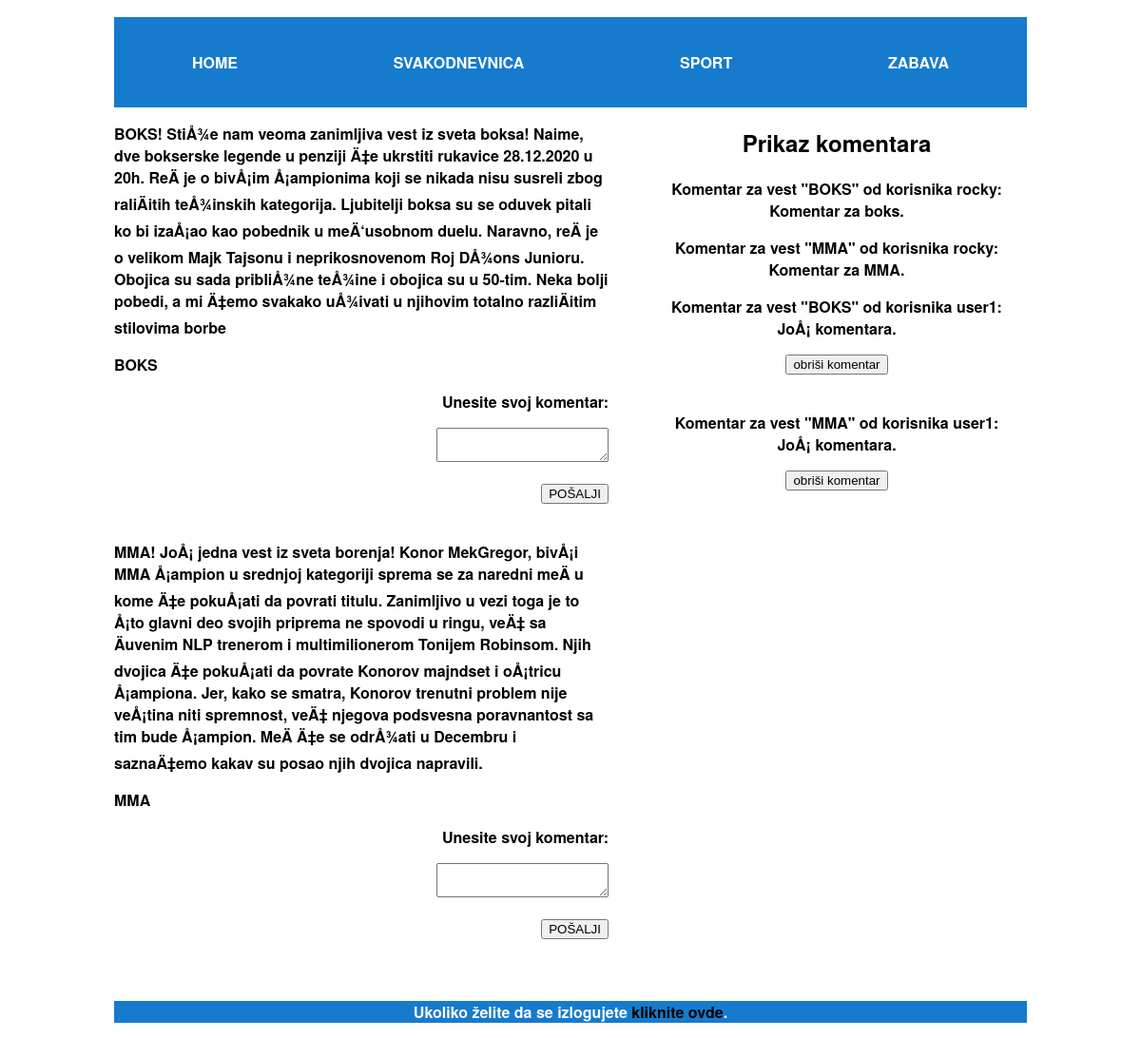
The app's page /vesti_pages/sport.php (signed in) with its own data.
### tables this page shows
CREATE TABLE IF NOT EXISTS `sport` (
  `vesti_naslov` varchar(100) NOT NULL,
  `vesti` varchar(1000) NOT NULL,
  PRIMARY KEY (`vesti_naslov`)
);

CREATE TABLE IF NOT EXISTS `sport_comments` (
  `comment_id` int(100) NOT NULL AUTO_INCREMENT,
  `comment` varchar(1000) NOT NULL,
  `news_id` varchar(100) NOT NULL,
  `username_commented` varchar(555) NOT NULL,
  PRIMARY KEY (`comment_id`)
);

### config.php (called while the page is built, shortened)
<?php
function autoload($file) {
	require "../class/".$file.".class.php";
}
?>

### vesti_pages/sport.php (called while the page is built)
<?php
require "../config.php";
$PagesView = new PagesView();
$PagesView->pageView("sport");
?>

### class/ShowComments.class.php (the view, shortened to what this page needs)
<?php
class ShowComments {
	public function show($table_name, $page_path) {
		require "../inc/connection.php";
		$sql = "select * from $table_name";
		$result = mysqli_query($conn, $sql);
		if(mysqli_num_rows($result) > 0) {
			while($row = mysqli_fetch_assoc($result)) {
				echo "<p>Komentar za vest  \"".$row['news_id']."\" od korisnika ".$row['username_commented'].":<br>".$row['comment']."</p>";
				if($_SESSION['username'] == "rocky" || $_SESSION['username'] == $row['username_commented']) {
					include_once "Form.class.php";
					echo "<br><br>";
				}
			}
		}
	}
}
?>

### class/PagesView.class.php (shortened to what this page needs)
<?php
class PagesView {
	public function pageView($table_name) {
		$username_session = $_SESSION['username'];
?>
<!DOCTYPE html>
<html>
<head>
	<link href="../css/style.css" type="text/css" rel="stylesheet">
</head>
<body>
	<div class="wrapper">
		<?php
			include_once "../inc/header.php";
		?>
		<div class="news_wrapper">
		<main class="main_news">
		<?php
			require_once "../inc/connection.php";
			$sql = "select * from $table_name";
			$result = mysqli_query($conn, $sql);
			if(mysqli_num_rows($result) > 0) {
				while($row = mysqli_fetch_assoc($result)) {
					echo "<p>".$row['vesti']."</p>";
					$vesti_naslov = $row['vesti_naslov'];
					echo "<p>".$vesti_naslov."</p>";
					require_once "../class/Form.class.php";
					$Form2 = new Form();
					$Form2->openForm("comments", "../class/CommentsInsert.class.php", "post");
					$Form2->controlInput("hidden", "vesti_naslov", $vesti_naslov);
					$Form2->controlInput("hidden", "user_commented", $username_session);
					$Form2->controlInput("hidden", "table_name", $table_name);
					echo "<p>Unesite svoj komentar:</p>";
					$Form2->controlArea("nesto_tamo", "");
					echo "<br><br>";
					$Form2->controlInput("submit", "btn_posalji", "POŠALJI");
					echo "<br><br>";
					$Form2->closeForm();
				}
			} else {
				echo "<p>Trenutno nema vesti.</p>";
			}
			?>
		</main>
		<aside class="aside_news">
			<h2>Prikaz komentara</h2>
			<?php
				include "../class/ShowComments.class.php";
				$ShowComments = new ShowComments();
				$ShowComments->show($table_name."_comments", $table_name);
			?>
		</aside>
		</div>
			</div>
		<?php
			require_once "../inc/footer.php";
			}
}
		?>
</body>
</html>

### class/Form.class.php (shortened to what this page needs)
<?php
class Form {
	public function openForm($class, $file, $method) {
		echo "<form class='$class' action='$file' method='$method'>";
	}
	public function controlInput($type, $name, $value) {
		echo "<input type='$type' name='$name' value='$value'>";
	}
	public function controlArea($name, $text) {
		echo "<textarea name='$name'>$text</textarea>";
	}
	public function closeForm() {
		echo "</form>";
	}
}
?>

### css/style.css (style rules this page uses)
body { font-family: Gotham, Helvetica Neue, Helvetica, Arial," sans-serif"; font-weight: bold; }
div.wrapper { width: 960px; margin: 0 auto; padding: 10px; }
div.news_wrapper { display: flex; justify-content: space-between; }
main.main_news { flex-basis: 520px; }
form.comments { text-align: right; }
aside.aside_news { flex-basis: 400px; text-align: center; }

### records on screen
sport: vesti "BOKS! StiÅ¾e nam veoma zanimljiva vest iz sveta boksa! Naime, dve bokserske legende u penziji Ä‡e ukrstiti rukavice 28.12.2020 u 20h. ReÄ je o bivÅ¡im Å¡ampionima koji se nikada nisu susreli zbog raliÄitih teÅ¾inskih kategorija. Ljubitelji boksa su se oduvek pitali ko bi izaÅ¡ao kao pobednik u meÄ‘usobnom duelu. Naravno, reÄ je o velikom Majk Tajsonu i neprikosnovenom Roj DÅ¾ons Junioru. Obojica su sada pribliÅ¾ne teÅ¾ine i obojica su u 50-tim. Neka bolji pobedi, a mi Ä‡emo svakako uÅ¾ivati u njihovim totalno razliÄitim stilovima borbe", vesti_naslov "BOKS"
sport: vesti "MMA! JoÅ¡ jedna vest iz sveta borenja! Konor MekGregor, bivÅ¡i MMA Å¡ampion u srednjoj kategoriji sprema se za naredni meÄ u kome Ä‡e pokuÅ¡ati da povrati titulu. Zanimljivo u vezi toga je to Å¡to glavni deo svojih priprema ne spovodi u ringu, veÄ‡ sa Äuvenim NLP trenerom i multimilionerom Tonijem Robinsom. Njih dvojica Ä‡e pokuÅ¡ati da povrate Konorov majndset i oÅ¡tricu Å¡ampiona. Jer, kako se smatra, Konorov trenutni problem nije veÅ¡tina niti spremnost, veÄ‡ njegova podsvesna poravnantost sa tim bude Å¡ampion. MeÄ Ä‡e se odrÅ¾ati u Decembru i saznaÄ‡emo kakav su posao njih dvojica napravili.", vesti_naslov "MMA"
sport_comments: news "BOKS", username_commented "rocky", comment "Komentar za boks."
sport_comments: news "MMA", username_commented "rocky", comment "Komentar za MMA."
sport_comments: news "BOKS", username_commented "user1", comment "JoÅ¡ komentara."
sport_comments: news "MMA", username_commented "user1", comment "JoÅ¡ komentara."
